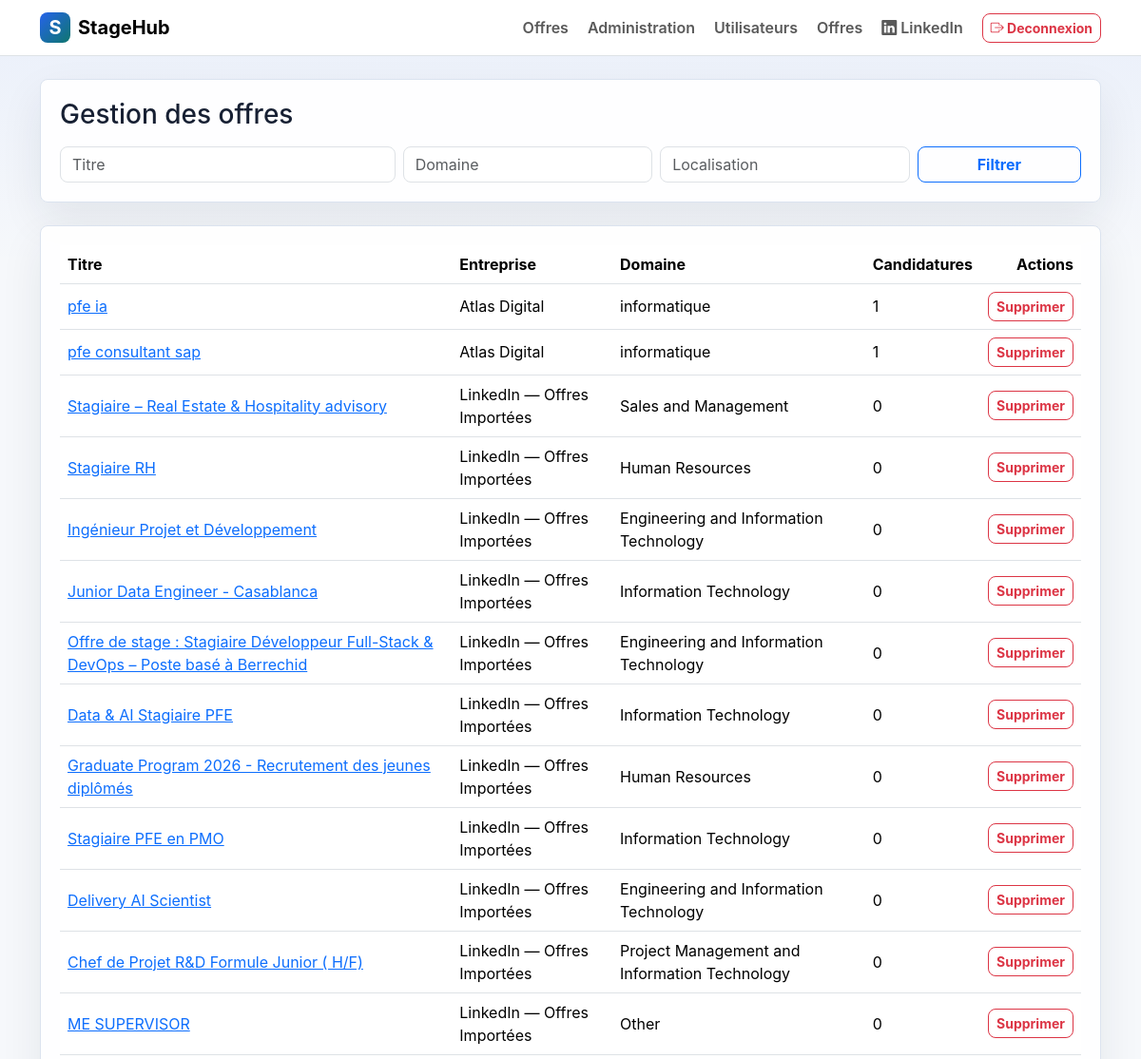
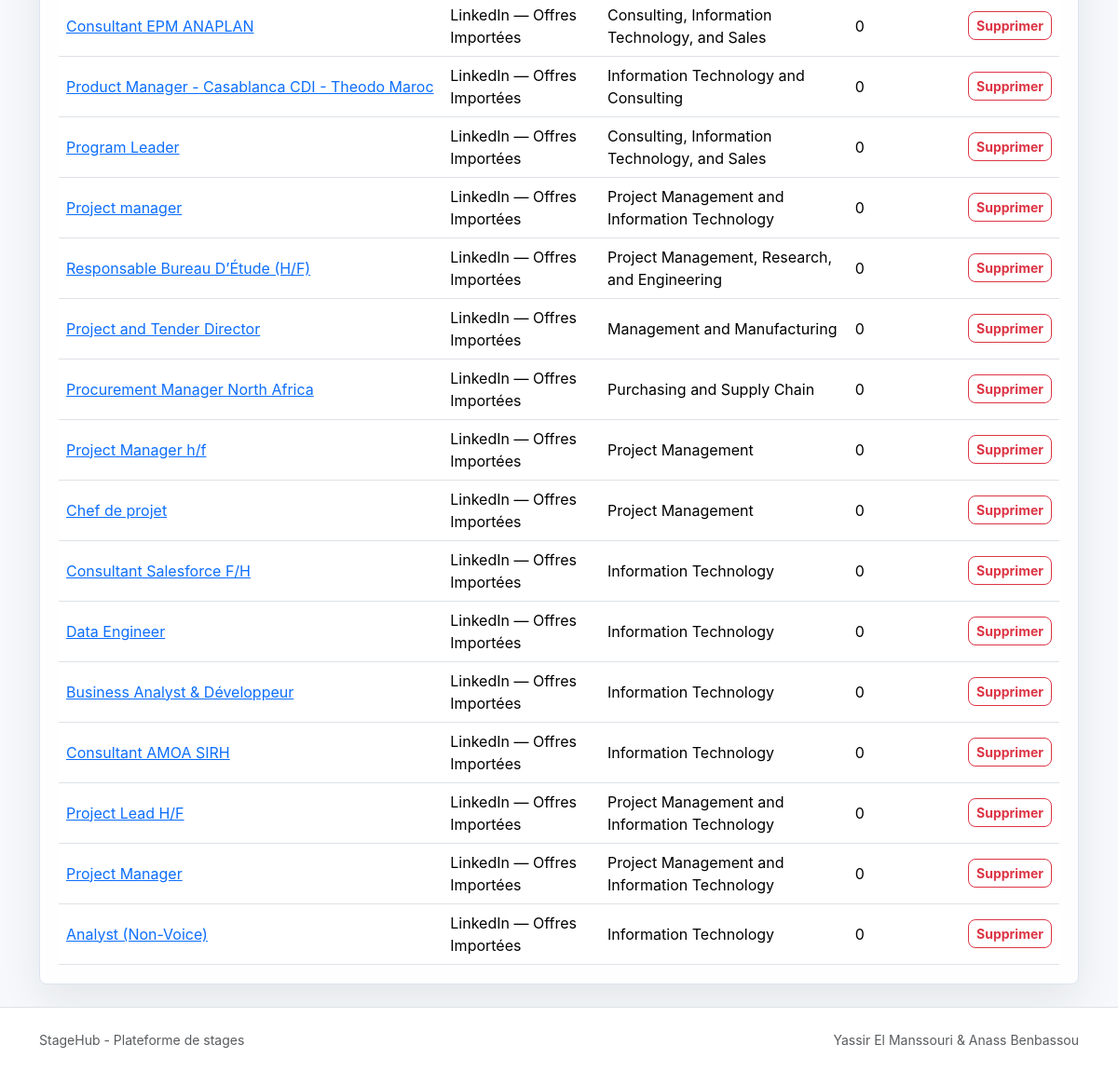
/admin-stagehub/offres/ (signed in), run on the app's committed database (2 pictures, top to bottom).
### core/models.py (models this page shows, shortened)
class TimeStampedModel(models.Model):
    created_at = models.DateTimeField(auto_now_add=True)
    updated_at = models.DateTimeField(auto_now=True)
    class Meta:
        abstract = True

class StageOffer(TimeStampedModel):
    class Status(models.TextChoices):
        ACTIVE = "active", "Active"
        INACTIVE = "inactive", "Inactive"
    class Source(models.TextChoices):
        LOCAL = "local", "Local"
        LINKEDIN = "linkedin", "LinkedIn"
    company_profile = models.ForeignKey(
        CompanyProfile,
        on_delete=models.CASCADE,
        related_name="stage_offers",
    )
    title = models.CharField(max_length=255)
    description = models.TextField()
    domain = models.CharField(max_length=255)
    location = models.CharField(max_length=255)
    duration = models.CharField(max_length=255, blank=True)
    closing_date = models.DateField(blank=True, null=True)
    status = models.CharField(max_length=20, choices=Status.choices, default=Status.ACTIVE)
    source = models.CharField(
        max_length=20, choices=Source.choices, default=Source.LOCAL
    )
    linkedin_url = models.URLField(blank=True, help_text="URL de l'offre sur LinkedIn")
    required_tags = models.ManyToManyField(
        SkillTag,
        blank=True,
        related_name="offers",
        verbose_name="Compétences requises (tags)",
    )
    class Meta:
        ordering = ["-created_at"]
    def get_absolute_url(self):
        return reverse("offres_show", args=[self.pk])

class CompanyProfile(TimeStampedModel):
    user = models.OneToOneField(
        settings.AUTH_USER_MODEL,
        on_delete=models.CASCADE,
        related_name="company_profile",
    )
    nom_entreprise = models.CharField(max_length=255)
    secteur = models.CharField(max_length=255)
    email_entreprise = models.EmailField()
    telephone = models.CharField(max_length=30, blank=True)
    adresse = models.CharField(max_length=255, blank=True)
    description_entreprise = models.TextField(blank=True)
    site_web = models.URLField(blank=True)
    logo = models.FileField(upload_to="profiles/companies/logos/", blank=True)

### core/views.py (the view)
# urls.py: path("admin-stagehub/offres/", views.admin_offers_index, name="admin_offers_index"),
@role_required(User.Role.ADMIN)
def admin_offers_index(request):
    offers = StageOffer.objects.select_related("company_profile").annotate(applications_count=Count("applications"))
    q = request.GET.get("q", "").strip()
    domain = request.GET.get("domain", "").strip()
    location = request.GET.get("location", "").strip()
    if q:
        offers = offers.filter(title__icontains=q)
    if domain:
        offers = offers.filter(domain__icontains=domain)
    if location:
        offers = offers.filter(location__icontains=location)
    return render(
        request,
        "admin/offers_index.html",
        {"offers": offers, "filters": {"q": q, "domain": domain, "location": location}},
    )

### core/views.py (called while the page is built)
def role_required(role):
    def decorator(view_func):
        @wraps(view_func)
        @login_required
        def wrapper(request, *args, **kwargs):
            if request.user.role != role:
                messages.error(request, "Acces non autorise pour ce role.")
                return redirect("home")
            return view_func(request, *args, **kwargs)
        return wrapper
    return decorator

### templates/admin/offers_index.html (shortened to what this page needs)
{% extends "base.html" %}
{% block content %}
<div class="section-panel mb-4">
    <h1 class="h3 mb-3">Gestion des offres</h1>
    <form class="row g-2">
        <div class="col-md-4"><input class="form-control" name="q" value="{{ filters.q }}" placeholder="Titre"></div>
        <div class="col-md-3"><input class="form-control" name="domain" value="{{ filters.domain }}" placeholder="Domaine"></div>
        <div class="col-md-3"><input class="form-control" name="location" value="{{ filters.location }}" placeholder="Localisation"></div>
        <div class="col-md-2 d-grid"><button class="btn btn-outline-primary" type="submit">Filtrer</button></div>
    </form>
</div>
<div class="section-panel">
    <div class="table-responsive">
        <table class="table table-hover mb-0">
            <thead>
                <tr>
                    <th>Titre</th>
                    <th>Entreprise</th>
                    <th>Domaine</th>
                    <th>Candidatures</th>
                    <th class="text-end">Actions</th>
                </tr>
            </thead>
            <tbody>
                {% for offer in offers %}
                    <tr>
                        <td><a href="{{ offer.get_absolute_url }}">{{ offer.title }}</a></td>
                        <td>{{ offer.company_profile.nom_entreprise }}</td>
                        <td>{{ offer.domain }}</td>
                        <td>{{ offer.applications_count }}</td>
                        <td class="text-end">
                            <form method="post" action="{% url 'admin_offers_destroy' offer.pk %}" class="d-inline">
                                <button class="btn btn-sm btn-outline-danger" type="submit" onclick="return confirm('Confirmer la suppression ?')">Supprimer</button>
                            </form>
                        </td>
                    </tr>
                {% empty %}
                    <tr><td colspan="5" class="text-center text-muted py-4">Aucune offre.</td></tr>
                {% endfor %}
            </tbody>
        </table>
    </div>
</div>
{% endblock %}

### static/css/app.css (style rules this page uses)
:root { --stagehub-ink: #172033; --stagehub-muted: #657187; --stagehub-primary: #2563eb; --stagehub-accent: #0f766e; --stagehub-warm: #b45309; --stagehub-bg: #f6f8fb; --stagehub-border: #dbe3ef; }
html, body { min-height: 100%; }
body { color: var(--stagehub-ink); background: linear-gradient(180deg, rgba(37, 99, 235, 0.06), transparent 280px), var(--stagehub-bg); font-family: Inter, system-ui, -apple-system, BlinkMacSystemFont, "Segoe UI", sans-serif; display: flex; flex-direction: column; }
.hero-panel, .section-panel { border: 1px solid var(--stagehub-border); border-radius: 8px; background: rgba(255, 255, 255, 0.92); box-shadow: 0 18px 45px rgba(23, 32, 51, 0.08); }
.section-panel { padding: 1.25rem; }
.table > :not(caption) > * > * { vertical-align: middle; }
.btn { border-radius: 8px; font-weight: 700; }
.form-control, .form-select { border-radius: 8px; }

### data on the page
StageOffer: title "pfe ia", company_profile.nom_entreprise "Atlas Digital", domain "informatique", applications_count "1"
StageOffer: title "pfe consultant sap", company_profile.nom_entreprise "Atlas Digital", domain "informatique", applications_count "1"
StageOffer: title "Stagiaire – Real Estate & Hospitality advisory", company_profile.nom_entreprise "LinkedIn — Offres Importées", domain "Sales and Management", applications_count "0"
StageOffer: title "Stagiaire RH", company_profile.nom_entreprise "LinkedIn — Offres Importées", domain "Human Resources", applications_count "0"
StageOffer: title "Ingénieur Projet et Développement", company_profile.nom_entreprise "LinkedIn — Offres Importées", domain "Engineering and Information Technology", applications_count "0"
StageOffer: title "Junior Data Engineer - Casablanca", company_profile.nom_entreprise "LinkedIn — Offres Importées", domain "Information Technology", applications_count "0"
StageOffer: title "Offre de stage : Stagiaire Développeur Full-Stack & DevOps – Poste basé à Berrechid", company_profile.nom_entreprise "LinkedIn — Offres Importées", domain "Engineering and Information Technology", applications_count "0"
StageOffer: title "Data & AI Stagiaire PFE", company_profile.nom_entreprise "LinkedIn — Offres Importées", domain "Information Technology", applications_count "0"
StageOffer: title "Graduate Program 2026 - Recrutement des jeunes diplômés", company_profile.nom_entreprise "LinkedIn — Offres Importées", domain "Human Resources", applications_count "0"
StageOffer: title "Stagiaire PFE en PMO", company_profile.nom_entreprise "LinkedIn — Offres Importées", domain "Information Technology", applications_count "0"
StageOffer: title "Delivery AI Scientist", company_profile.nom_entreprise "LinkedIn — Offres Importées", domain "Engineering and Information Technology", applications_count "0"
StageOffer: title "Chef de Projet R&D Formule Junior ( H/F)", company_profile.nom_entreprise "LinkedIn — Offres Importées", domain "Project Management and Information Technology", applications_count "0"
StageOffer: title "ME SUPERVISOR", company_profile.nom_entreprise "LinkedIn — Offres Importées", domain "Other", applications_count "0"
StageOffer: title "Consultant EPM ANAPLAN", company_profile.nom_entreprise "LinkedIn — Offres Importées", domain "Consulting, Information Technology, and Sales", applications_count "0"
StageOffer: title "Product Manager - Casablanca CDI - Theodo Maroc", company_profile.nom_entreprise "LinkedIn — Offres Importées", domain "Information Technology and Consulting", applications_count "0"
StageOffer: title "Program Leader", company_profile.nom_entreprise "LinkedIn — Offres Importées", domain "Consulting, Information Technology, and Sales", applications_count "0"
StageOffer: title "Project manager", company_profile.nom_entreprise "LinkedIn — Offres Importées", domain "Project Management and Information Technology", applications_count "0"
StageOffer: title "Responsable Bureau D’Étude (H/F)", company_profile.nom_entreprise "LinkedIn — Offres Importées", domain "Project Management, Research, and Engineering", applications_count "0"
StageOffer: title "Project and Tender Director", company_profile.nom_entreprise "LinkedIn — Offres Importées", domain "Management and Manufacturing", applications_count "0"
StageOffer: title "Procurement Manager North Africa", company_profile.nom_entreprise "LinkedIn — Offres Importées", domain "Purchasing and Supply Chain", applications_count "0"
StageOffer: title "Project Manager h/f", company_profile.nom_entreprise "LinkedIn — Offres Importées", domain "Project Management", applications_count "0"
StageOffer: title "Chef de projet", company_profile.nom_entreprise "LinkedIn — Offres Importées", domain "Project Management", applications_count "0"
StageOffer: title "Consultant Salesforce F/H", company_profile.nom_entreprise "LinkedIn — Offres Importées", domain "Information Technology", applications_count "0"
StageOffer: title "Data Engineer", company_profile.nom_entreprise "LinkedIn — Offres Importées", domain "Information Technology", applications_count "0"
StageOffer: title "Business Analyst & Développeur", company_profile.nom_entreprise "LinkedIn — Offres Importées", domain "Information Technology", applications_count "0"
StageOffer: title "Consultant AMOA SIRH", company_profile.nom_entreprise "LinkedIn — Offres Importées", domain "Information Technology", applications_count "0"
StageOffer: title "Project Lead H/F", company_profile.nom_entreprise "LinkedIn — Offres Importées", domain "Project Management and Information Technology", applications_count "0"
StageOffer: title "Project Manager", company_profile.nom_entreprise "LinkedIn — Offres Importées", domain "Project Management and Information Technology", applications_count "0"
StageOffer: title "Analyst (Non-Voice)", company_profile.nom_entreprise "LinkedIn — Offres Importées", domain "Information Technology", applications_count "0"
